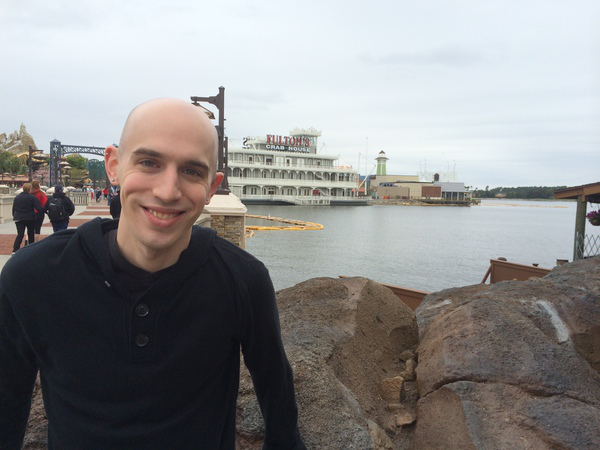
#> input picture Data/drawing/florida_trip.png, 600 x 450 px
$ python masking.py --image ../Data/drawing/florida_trip.png
#> lines starting #> are read from the running program, lines starting #| are printed output that depends on the picture; after the words box and inside, x2 and y2 are one past the last pixel; in counts of white or black regions, pixels touching at a corner belong together
import numpy as np
import argparse
import cv2

ap = argparse.ArgumentParser()
ap.add_argument("-i", "--image", required=True, help="Path to the image")
args = vars(ap.parse_args())

image = cv2.imread(args["image"])
#> image is the input picture: shape (450, 600, 3); mean B, G, R 139.9, 140.1, 141
cv2.imshow("Original", image)
cv2.waitKey(0)

mask = np.zeros(image.shape[:2], dtype='uint8')
(cX, cY) = (int(image.shape[1] * 0.5), int(image.shape[0] * 0.5))
#> cX = 300; cY = 225
cv2.rectangle(mask, (cX - 75, cY - 75), (cX + 75, cY + 75), 255, -1)
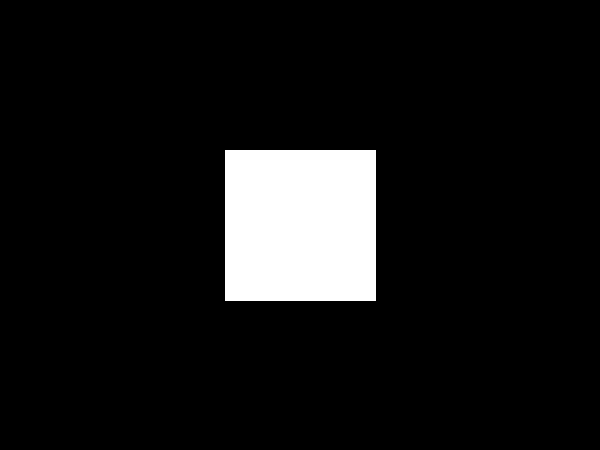
#> mask: shape (450, 600); 8.4% white; 1 white region, box (x1, y1, x2, y2) and area: (225, 150, 376, 301) 22801
cv2.imshow("Mask", mask)

masked = cv2.bitwise_and(image, image, mask = mask)
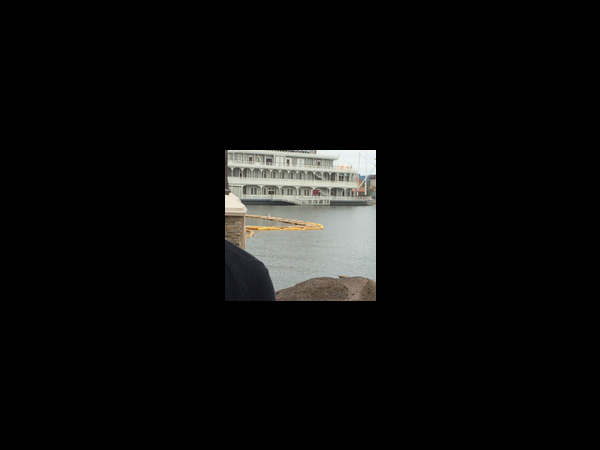
#> masked: shape (450, 600, 3); mean B, G, R 11.8, 12.5, 12.5
cv2.imshow("Applied mask", masked)
cv2.waitKey(0)
